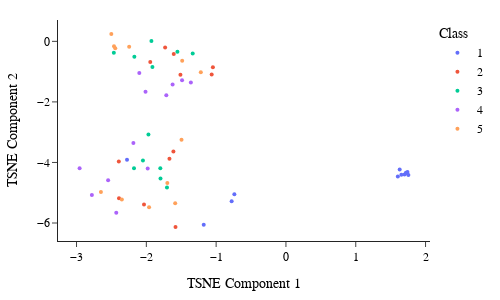

Notebook source saved alongside this figure:
### Markdown cell above
## Visualization

### Code cell
import numpy as np
import pandas as pd
import plotly.express as px
from sklearn.decomposition import PCA
from sklearn.manifold import TSNE

def plot_with_dimensionality_reduction(model, data, method='pca'):
    # generate some sample data
    embeddings = model.embeddings.weight.detach().numpy()

    # check the method chosen by the user and apply accordingly
    if method.lower() == 'pca':
        # apply PCA to reduce the dimensionality of the data to 2D
        reduction = PCA(n_components=2)
    elif method.lower() == 'tsne':
        # apply t-SNE to reduce the dimensionality of the data to 2D
        reduction = TSNE(n_components=2)
    else:
        raise ValueError("Invalid method. Choose 'pca' or 'tsne'.")

    reduced_data = reduction.fit_transform(embeddings)

    # generate some sample class labels
    labels = data.y

    # convert the reduced data, class labels, and entity names to a pandas DataFrame for plotting
    df = pd.DataFrame({"x": reduced_data[:, 0], "y": reduced_data[:, 1], "label": labels})
    df = df.sort_values(by="label")

    # plot the data using plotly, colored by the class labels
    fig = px.scatter(df, x="x", y="y", color="label", hover_name="label")
    # Update layout for smaller margins and academic style
    fig.update_layout(
        template="simple_white",  # Simple and clean layout
        margin=dict(l=20, r=20, b=20, t=20),  # Smaller margins
        font=dict(
            family="Arial", size=12, color="black"
        ),  # Academic-style font and color
        xaxis=dict(title=f"{method.upper()} Component 1", title_font=dict(size=14)),
        yaxis=dict(title=f"{method.upper()} Component 2", title_font=dict(size=14)),
        height=300,
        width=500,
        legend=dict(
            title="Class",
            # orientation="h",
            # yanchor="bottom",
            # y=1.02,
            # xanchor="right",
            # x=1,
        ),
    )
    fig.update_traces(marker={"size": 4})
    # fig.update_layout(template='plotly_dark')
    fig.show()


plot_with_dimensionality_reduction(model, data, method='tsne')

### Figure 1 — Plotly figure (JSON) as saved in the notebook; plotly's stock layout.template omitted (floating-point values rounded to 4 significant figures)
{"data": [{"hovertemplate": "<b>%{hovertext}</b><br><br>label=1<br>x=%{x}<br>y=%{y}<extra></extra>", "hovertext": ["1", "1", "1", "1", "1", "1", "1", "1", "1", "1", "1", "1"], "legendgroup": "1", "marker": {"color": "#636efa", "size": 4, "symbol": "circle"}, "mode": "markers", "name": "1", "orientation": "v", "showlegend": true, "type": "scatter", "x": [-1.178, -2.276, 1.741, 1.699, 1.729, -0.7391, 1.653, 1.629, 1.754, 1.603, 1.719, -0.7779], "xaxis": "x", "y": [-6.054, -3.909, -4.317, -4.398, -4.354, -5.053, -4.407, -4.231, -4.414, -4.464, -4.339, -5.284], "yaxis": "y"}, {"hovertemplate": "<b>%{hovertext}</b><br><br>label=2<br>x=%{x}<br>y=%{y}<extra></extra>", "hovertext": ["2", "2", "2", "2", "2", "2", "2", "2", "2", "2", "2", "2"], "legendgroup": "2", "marker": {"color": "#EF553B", "size": 4, "symbol": "circle"}, "mode": "markers", "name": "2", "orientation": "v", "showlegend": true, "type": "scatter", "x": [-1.944, -2.394, -1.582, -1.046, -1.669, -1.512, -1.612, -1.064, -2.391, -2.033, -1.607, -1.731], "xaxis": "x", "y": [-0.683, -3.969, -6.13, -0.8555, -3.879, -1.1, -3.638, -1.099, -5.186, -5.389, -0.4172, -0.2004], "yaxis": "y"}, {"hovertemplate": "<b>%{hovertext}</b><br><br>label=3<br>x=%{x}<br>y=%{y}<extra></extra>", "hovertext": ["3", "3", "3", "3", "3", "3", "3", "3", "3", "3", "3", "3"], "legendgroup": "3", "marker": {"color": "#00cc96", "size": 4, "symbol": "circle"}, "mode": "markers", "name": "3", "orientation": "v", "showlegend": true, "type": "scatter", "x": [-2.466, -1.797, -1.555, -1.8, -1.704, -2.049, -1.336, -2.177, -1.97, -1.927, -2.172, -1.913], "xaxis": "x", "y": [-0.377, -4.528, -0.3438, -4.193, -4.826, -3.934, -0.4023, -4.191, -3.081, 0.01368, -0.5121, -0.8471], "yaxis": "y"}, {"hovertemplate": "<b>%{hovertext}</b><br><br>label=4<br>x=%{x}<br>y=%{y}<extra></extra>", "hovertext": ["4", "4", "4", "4", "4", "4", "4", "4", "4", "4", "4", "4"], "legendgroup": "4", "marker": {"color": "#ab63fa", "size": 4, "symbol": "circle"}, "mode": "markers", "name": "4", "orientation": "v", "showlegend": true, "type": "scatter", "x": [-2.956, -1.489, -2.185, -1.624, -2.78, -1.714, -2.012, -1.981, -2.431, -1.362, -2.547, -2.101], "xaxis": "x", "y": [-4.189, -1.283, -3.356, -1.425, -5.072, -1.784, -1.663, -4.199, -5.663, -1.363, -4.585, -1.042], "yaxis": "y"}, {"hovertemplate": "<b>%{hovertext}</b><br><br>label=5<br>x=%{x}<br>y=%{y}<extra></extra>", "hovertext": ["5", "5", "5", "5", "5", "5", "5", "5", "5", "5", "5", "5"], "legendgroup": "5", "marker": {"color": "#FFA15A", "size": 4, "symbol": "circle"}, "mode": "markers", "name": "5", "orientation": "v", "showlegend": true, "type": "scatter", "x": [-1.496, -2.246, -2.651, -1.961, -2.463, -1.22, -2.351, -1.587, -2.445, -1.699, -1.486, -2.501], "xaxis": "x", "y": [-3.249, -0.1814, -4.977, -5.48, -0.1617, -1.023, -5.225, -5.343, -0.2271, -4.679, -0.6439, 0.2411], "yaxis": "y"}], "layout": {"font": {"color": "black", "family": "Arial", "size": 12}, "height": 300, "legend": {"title": {"text": "Class"}, "tracegroupgap": 0}, "margin": {"b": 20, "l": 20, "r": 20, "t": 20}, "width": 500, "xaxis": {"anchor": "y", "domain": [0, 1], "title": {"font": {"size": 14}, "text": "TSNE Component 1"}}, "yaxis": {"anchor": "x", "domain": [0, 1], "title": {"font": {"size": 14}, "text": "TSNE Component 2"}}}}
